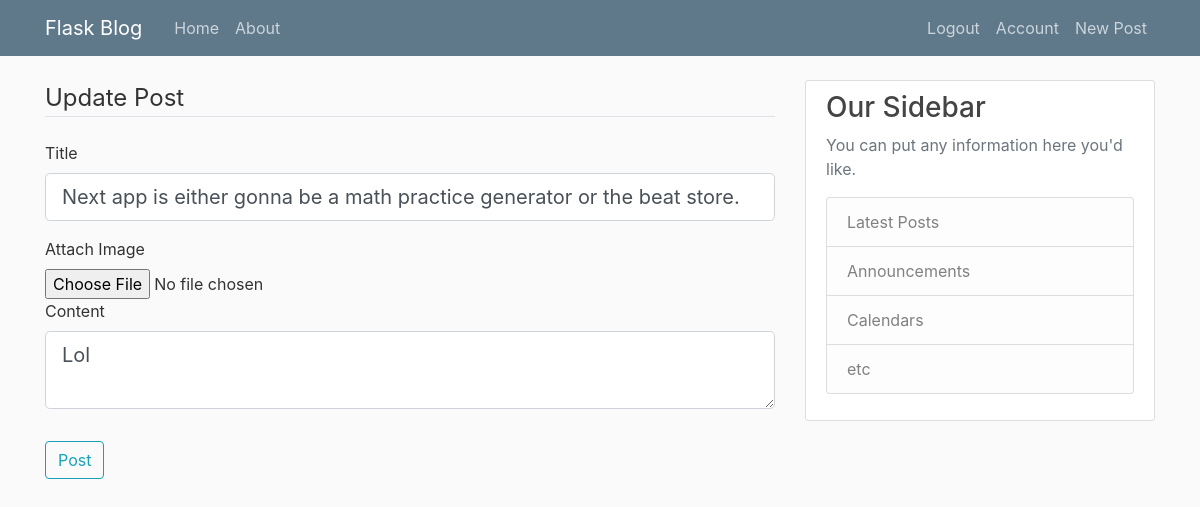
Page /post/9/update (signed in) on the committed database.
### flask_blog/models.py (models this page shows, shortened)
class Post(db.Model):
    id = db.Column(db.Integer, primary_key=True)
    title = db.Column(db.String(100), nullable=False)
    date_posted = db.Column(db.DateTime, nullable=False, default=datetime.utcnow)
    image_file = db.Column(db.String(20), unique=False, nullable=False, default='default.jpg')
    content = db.Column(db.Text, nullable=False)
    user_id = db.Column(db.Integer, db.ForeignKey('user.id'), nullable=False)

### flask_blog/posts/routes.py (the view)
@posts.route('/post/<int:post_id>/update', methods=['GET', 'POST'])
@login_required
def update_post(post_id):
    post = Post.query.get_or_404(post_id)
    if post.author != current_user:
        abort(403)
    form = PostForm()
    if form.validate_on_submit():
        if form.picture.data:
            picture_file = save_post_picture(form.picture.data)
            post.image_file = picture_file
        post.title = form.title.data
        post.content = form.content.data
        db.session.commit()
        flash('Post updated!', 'success')
        return redirect(url_for('posts.post', post_id=post.id))
    elif request.method == 'GET':
        form.title.data = post.title
        form.content.data = post.content
    return render_template('create_post.html', title='Updated Post',
                           form=form, legend='Update Post')

### flask_blog/posts/forms.py
class PostForm(FlaskForm):
    title = StringField('Title', validators=[DataRequired()])
    picture = FileField('Attach Image', validators=[FileAllowed(['jpg', 'png'])])
    content = TextAreaField('Content', validators=[DataRequired()])
    submit = SubmitField('Post')

### flask_blog/models.py (called while the page is built)
@login_manager.user_loader
def load_user(user_id):
    return User.query.get(int(user_id))

### flask_blog/templates/create_post.html (shortened to what this page needs)
{% extends "layout.html" %}
{% block content %}
<div class="section-content">
        <form method="POST" action="">
            <fieldset class="form-group">
                <legend class="border-bottom mb-4">
                    {{ legend }}
                </legend>
                <div class="form-group">
                    {{ form.title.label(class="form-control-label") }}
                    {% if form.title.errors %}
                        {{ form.title(class='form-control form-control-lg is-invalid') }}
                        <div class="invalid-feedback">
                            {% for error in form.title.errors %}
                                <span>{{ error }}</span>
                            {% endfor %}
                        </div>
                    {% else %}
                        {{ form.title(class="form-control form-control-lg") }}
                    {% endif %}
                </div>
                <div class="form-group">
                    {{ form.picture.label() }}
                    {{ form.picture(class="form-control-file") }}
                <div class="form-group">
                    {{ form.content.label(class="form-control-label") }}
                    {% if form.content.errors %}
                        {{ form.content(class="form-control form-control-lg is-invalid") }}
                        <div class="invalid-feedback">
                            {% for error in form.content.errors %}
                                <span>{{ error }}</span>
                            {% endfor %}
                        </div>
                    {% else %}
                        {{ form.content(class="form-control form-control-lg") }}
                    {% endif %}
                </div>
            </fieldset>
            <div class="form-group">
                {{ form.submit(class="btn btn-outline-info") }}
            </div>
        </form>
</div>
{% endblock content %}

### flask_blog/static/main.css (style rules this page uses)
body { background: #fafafa; color: #333333; margin-top: 5rem; }

### rows in the picture
Post: title "Next app is either gonna be a math practice generator or the beat store.", content "Lol"

### other values in the picture
{{ legend }} "Update Post"
